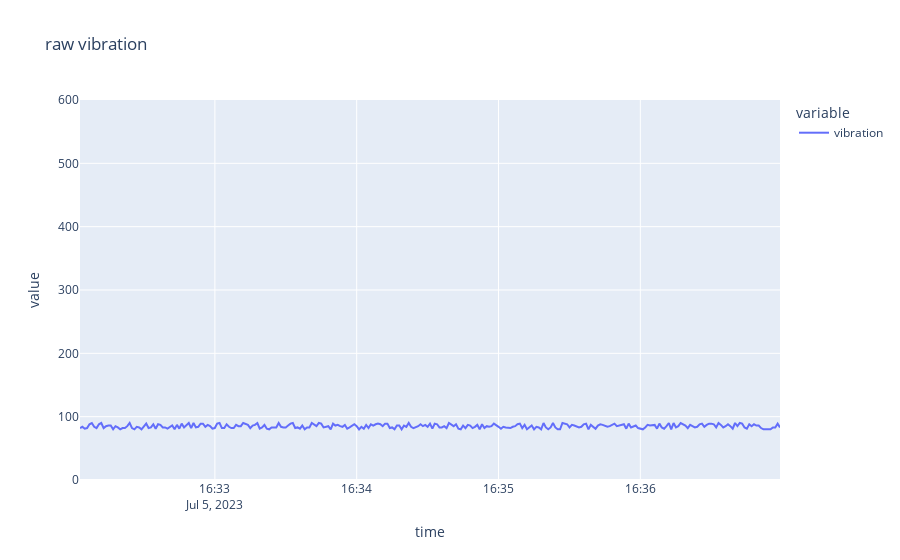

Source (notebook cell):
### Code cell
query = "SELECT vibration FROM machine_data WHERE \"machineID\" = 'machine1' AND time >= now() - 5m"
table = client.query(query=query, language="influxql")
normal_data = table.to_pandas().drop(columns=['iox::measurement']).set_index('time')
fig = px.line(normal_data, y=["vibration"], title='raw vibration', range_y=[0, 600] )
fig.show()

### Figure 1 — Plotly figure (JSON) as saved in the notebook; plotly's stock layout.template omitted (floating-point values rounded to 4 significant figures; data arrays with more than 128 entries replaced by an {"elided": "..."} marker saying what was removed)
{"data": [{"hovertemplate": "variable=vibration<br>time=%{x}<br>value=%{y}<extra></extra>", "legendgroup": "vibration", "line": {"color": "#636efa", "dash": "solid"}, "marker": {"symbol": "circle"}, "mode": "lines", "name": "vibration", "orientation": "v", "showlegend": true, "type": "scatter", "x": {"elided": "297 str values"}, "xaxis": "x", "y": {"elided": "297 int values"}, "yaxis": "y"}], "layout": {"legend": {"title": {"text": "variable"}, "tracegroupgap": 0}, "title": {"text": "raw vibration"}, "xaxis": {"anchor": "y", "domain": [0, 1], "title": {"text": "time"}}, "yaxis": {"anchor": "x", "domain": [0, 1], "range": [0, 600], "title": {"text": "value"}}}}
